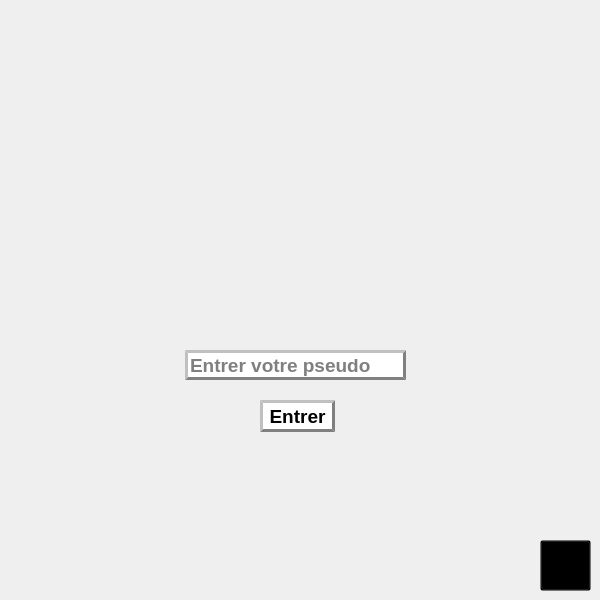
<?xml version="1.0" encoding="UTF-8"?>
<ui version="4.0">
 <class>ecran_acceuil</class>
 <widget class="QDialog" name="ecran_acceuil">
  <property name="geometry">
   <rect>
    <x>0</x>
    <y>0</y>
    <width>600</width>
    <height>600</height>
   </rect>
  </property>
  <property name="windowTitle">
   <string>Menu principal</string>
  </property>
  <property name="windowOpacity">
   <double>1.000000000000000</double>
  </property>
  <widget class="QPushButton" name="enter_button">
   <property name="geometry">
    <rect>
     <x>260</x>
     <y>400</y>
     <width>75</width>
     <height>32</height>
    </rect>
   </property>
   <property name="sizeIncrement">
    <size>
     <width>0</width>
     <height>0</height>
    </size>
   </property>
   <property name="font">
    <font>
     <pointsize>14</pointsize>
     <bold>true</bold>
    </font>
   </property>
   <property name="styleSheet">
    <string notr="true">border-style: outset;
     border-width: 3px;
     border-color: grey;
background-color: rgb(255, 255, 255);

</string>
   </property>
   <property name="text">
    <string>Entrer</string>
   </property>
  </widget>
  <widget class="QLineEdit" name="pseudo">
   <property name="enabled">
    <bool>true</bool>
   </property>
   <property name="geometry">
    <rect>
     <x>185</x>
     <y>350</y>
     <width>221</width>
     <height>30</height>
    </rect>
   </property>
   <property name="palette">
    <palette>
     <active>
      <colorrole role="WindowText">
       <brush brushstyle="SolidPattern">
        <color alpha="255">
         <red>0</red>
         <green>0</green>
         <blue>0</blue>
        </color>
       </brush>
      </colorrole>
      <colorrole role="Button">
       <brush brushstyle="SolidPattern">
        <color alpha="255">
         <red>223</red>
         <green>223</green>
         <blue>223</blue>
        </color>
       </brush>
      </colorrole>
      <colorrole role="Light">
       <brush brushstyle="SolidPattern">
        <color alpha="255">
         <red>255</red>
         <green>255</green>
         <blue>255</blue>
        </color>
       </brush>
      </colorrole>
      <colorrole role="Midlight">
       <brush brushstyle="SolidPattern">
        <color alpha="255">
         <red>227</red>
         <green>227</green>
         <blue>227</blue>
        </color>
       </brush>
      </colorrole>
      <colorrole role="Dark">
       <brush brushstyle="SolidPattern">
        <color alpha="255">
         <red>160</red>
         <green>160</green>
         <blue>160</blue>
        </color>
       </brush>
      </colorrole>
      <colorrole role="Mid">
       <brush brushstyle="SolidPattern">
        <color alpha="255">
         <red>160</red>
         <green>160</green>
         <blue>160</blue>
        </color>
       </brush>
      </colorrole>
      <colorrole role="Text">
       <brush brushstyle="SolidPattern">
        <color alpha="255">
         <red>0</red>
         <green>0</green>
         <blue>0</blue>
        </color>
       </brush>
      </colorrole>
      <colorrole role="BrightText">
       <brush brushstyle="SolidPattern">
        <color alpha="255">
         <red>255</red>
         <green>255</green>
         <blue>255</blue>
        </color>
       </brush>
      </colorrole>
      <colorrole role="ButtonText">
       <brush brushstyle="SolidPattern">
        <color alpha="255">
         <red>0</red>
         <green>0</green>
         <blue>0</blue>
        </color>
       </brush>
      </colorrole>
      <colorrole role="Base">
       <brush brushstyle="SolidPattern">
        <color alpha="255">
         <red>223</red>
         <green>223</green>
         <blue>223</blue>
        </color>
       </brush>
      </colorrole>
      <colorrole role="Window">
       <brush brushstyle="SolidPattern">
        <color alpha="255">
         <red>223</red>
         <green>223</green>
         <blue>223</blue>
        </color>
       </brush>
      </colorrole>
      <colorrole role="Shadow">
       <brush brushstyle="SolidPattern">
        <color alpha="255">
         <red>105</red>
         <green>105</green>
         <blue>105</blue>
        </color>
       </brush>
      </colorrole>
      <colorrole role="Highlight">
       <brush brushstyle="SolidPattern">
        <color alpha="255">
         <red>0</red>
         <green>120</green>
         <blue>215</blue>
        </color>
       </brush>
      </colorrole>
      <colorrole role="HighlightedText">
       <brush brushstyle="SolidPattern">
        <color alpha="255">
         <red>255</red>
         <green>255</green>
         <blue>255</blue>
        </color>
       </brush>
      </colorrole>
      <colorrole role="Link">
       <brush brushstyle="SolidPattern">
        <color alpha="255">
         <red>0</red>
         <green>0</green>
         <blue>255</blue>
        </color>
       </brush>
      </colorrole>
      <colorrole role="LinkVisited">
       <brush brushstyle="SolidPattern">
        <color alpha="255">
         <red>255</red>
         <green>0</green>
         <blue>255</blue>
        </color>
       </brush>
      </colorrole>
      <colorrole role="AlternateBase">
       <brush brushstyle="SolidPattern">
        <color alpha="255">
         <red>245</red>
         <green>245</green>
         <blue>245</blue>
        </color>
       </brush>
      </colorrole>
      <colorrole role="NoRole">
       <brush brushstyle="SolidPattern">
        <color alpha="255">
         <red>0</red>
         <green>0</green>
         <blue>0</blue>
        </color>
       </brush>
      </colorrole>
      <colorrole role="ToolTipBase">
       <brush brushstyle="SolidPattern">
        <color alpha="255">
         <red>255</red>
         <green>255</green>
         <blue>220</blue>
        </color>
       </brush>
      </colorrole>
      <colorrole role="ToolTipText">
       <brush brushstyle="SolidPattern">
        <color alpha="255">
         <red>0</red>
         <green>0</green>
         <blue>0</blue>
        </color>
       </brush>
      </colorrole>
      <colorrole role="PlaceholderText">
       <brush brushstyle="SolidPattern">
        <color alpha="128">
         <red>0</red>
         <green>0</green>
         <blue>0</blue>
        </color>
       </brush>
      </colorrole>
     </active>
     <inactive>
      <colorrole role="WindowText">
       <brush brushstyle="SolidPattern">
        <color alpha="255">
         <red>0</red>
         <green>0</green>
         <blue>0</blue>
        </color>
       </brush>
      </colorrole>
      <colorrole role="Button">
       <brush brushstyle="SolidPattern">
        <color alpha="255">
         <red>223</red>
         <green>223</green>
         <blue>223</blue>
        </color>
       </brush>
      </colorrole>
      <colorrole role="Light">
       <brush brushstyle="SolidPattern">
        <color alpha="255">
         <red>255</red>
         <green>255</green>
         <blue>255</blue>
        </color>
       </brush>
      </colorrole>
      <colorrole role="Midlight">
       <brush brushstyle="SolidPattern">
        <color alpha="255">
         <red>227</red>
         <green>227</green>
         <blue>227</blue>
        </color>
       </brush>
      </colorrole>
      <colorrole role="Dark">
       <brush brushstyle="SolidPattern">
        <color alpha="255">
         <red>160</red>
         <green>160</green>
         <blue>160</blue>
        </color>
       </brush>
      </colorrole>
      <colorrole role="Mid">
       <brush brushstyle="SolidPattern">
        <color alpha="255">
         <red>160</red>
         <green>160</green>
         <blue>160</blue>
        </color>
       </brush>
      </colorrole>
      <colorrole role="Text">
       <brush brushstyle="SolidPattern">
        <color alpha="255">
         <red>0</red>
         <green>0</green>
         <blue>0</blue>
        </color>
       </brush>
      </colorrole>
      <colorrole role="BrightText">
       <brush brushstyle="SolidPattern">
        <color alpha="255">
         <red>255</red>
         <green>255</green>
         <blue>255</blue>
        </color>
       </brush>
      </colorrole>
      <colorrole role="ButtonText">
       <brush brushstyle="SolidPattern">
        <color alpha="255">
         <red>0</red>
         <green>0</green>
         <blue>0</blue>
        </color>
       </brush>
      </colorrole>
      <colorrole role="Base">
       <brush brushstyle="SolidPattern">
        <color alpha="255">
         <red>223</red>
         <green>223</green>
         <blue>223</blue>
        </color>
       </brush>
      </colorrole>
      <colorrole role="Window">
       <brush brushstyle="SolidPattern">
        <color alpha="255">
         <red>223</red>
         <green>223</green>
         <blue>223</blue>
        </color>
       </brush>
      </colorrole>
      <colorrole role="Shadow">
       <brush brushstyle="SolidPattern">
        <color alpha="255">
         <red>105</red>
         <green>105</green>
         <blue>105</blue>
        </color>
       </brush>
      </colorrole>
      <colorrole role="Highlight">
       <brush brushstyle="SolidPattern">
        <color alpha="255">
         <red>240</red>
         <green>240</green>
         <blue>240</blue>
        </color>
       </brush>
      </colorrole>
      <colorrole role="HighlightedText">
       <brush brushstyle="SolidPattern">
        <color alpha="255">
         <red>0</red>
         <green>0</green>
         <blue>0</blue>
        </color>
       </brush>
      </colorrole>
      <colorrole role="Link">
       <brush brushstyle="SolidPattern">
        <color alpha="255">
         <red>0</red>
         <green>0</green>
         <blue>255</blue>
        </color>
       </brush>
      </colorrole>
      <colorrole role="LinkVisited">
       <brush brushstyle="SolidPattern">
        <color alpha="255">
         <red>255</red>
         <green>0</green>
         <blue>255</blue>
        </color>
       </brush>
      </colorrole>
      <colorrole role="AlternateBase">
       <brush brushstyle="SolidPattern">
        <color alpha="255">
         <red>245</red>
         <green>245</green>
         <blue>245</blue>
        </color>
       </brush>
      </colorrole>
      <colorrole role="NoRole">
       <brush brushstyle="NoBrush">
        <color alpha="255">
         <red>0</red>
         <green>0</green>
         <blue>0</blue>
        </color>
       </brush>
      </colorrole>
      <colorrole role="ToolTipBase">
       <brush brushstyle="SolidPattern">
        <color alpha="255">
         <red>255</red>
         <green>255</green>
         <blue>220</blue>
        </color>
       </brush>
      </colorrole>
      <colorrole role="ToolTipText">
       <brush brushstyle="SolidPattern">
        <color alpha="255">
         <red>0</red>
         <green>0</green>
         <blue>0</blue>
        </color>
       </brush>
      </colorrole>
      <colorrole role="PlaceholderText">
       <brush brushstyle="SolidPattern">
        <color alpha="128">
         <red>0</red>
         <green>0</green>
         <blue>0</blue>
        </color>
       </brush>
      </colorrole>
     </inactive>
     <disabled>
      <colorrole role="WindowText">
       <brush brushstyle="SolidPattern">
        <color alpha="255">
         <red>120</red>
         <green>120</green>
         <blue>120</blue>
        </color>
       </brush>
      </colorrole>
      <colorrole role="Button">
       <brush brushstyle="SolidPattern">
        <color alpha="255">
         <red>223</red>
         <green>223</green>
         <blue>223</blue>
        </color>
       </brush>
      </colorrole>
      <colorrole role="Light">
       <brush brushstyle="SolidPattern">
        <color alpha="255">
         <red>255</red>
         <green>255</green>
         <blue>255</blue>
        </color>
       </brush>
      </colorrole>
      <colorrole role="Midlight">
       <brush brushstyle="SolidPattern">
        <color alpha="255">
         <red>247</red>
         <green>247</green>
         <blue>247</blue>
        </color>
       </brush>
      </colorrole>
      <colorrole role="Dark">
       <brush brushstyle="SolidPattern">
        <color alpha="255">
         <red>160</red>
         <green>160</green>
         <blue>160</blue>
        </color>
       </brush>
      </colorrole>
      <colorrole role="Mid">
       <brush brushstyle="SolidPattern">
        <color alpha="255">
         <red>160</red>
         <green>160</green>
         <blue>160</blue>
        </color>
       </brush>
      </colorrole>
      <colorrole role="Text">
       <brush brushstyle="SolidPattern">
        <color alpha="255">
         <red>120</red>
         <green>120</green>
         <blue>120</blue>
        </color>
       </brush>
      </colorrole>
      <colorrole role="BrightText">
       <brush brushstyle="SolidPattern">
        <color alpha="255">
         <red>255</red>
         <green>255</green>
         <blue>255</blue>
        </color>
       </brush>
      </colorrole>
      <colorrole role="ButtonText">
       <brush brushstyle="SolidPattern">
        <color alpha="255">
         <red>120</red>
         <green>120</green>
         <blue>120</blue>
        </color>
       </brush>
      </colorrole>
      <colorrole role="Base">
       <brush brushstyle="SolidPattern">
        <color alpha="255">
         <red>223</red>
         <green>223</green>
         <blue>223</blue>
        </color>
       </brush>
      </colorrole>
      <colorrole role="Window">
       <brush brushstyle="SolidPattern">
        <color alpha="255">
         <red>223</red>
         <green>223</green>
         <blue>223</blue>
        </color>
       </brush>
      </colorrole>
      <colorrole role="Shadow">
       <brush brushstyle="SolidPattern">
        <color alpha="255">
         <red>0</red>
         <green>0</green>
         <blue>0</blue>
        </color>
       </brush>
      </colorrole>
      <colorrole role="Highlight">
       <brush brushstyle="SolidPattern">
        <color alpha="255">
         <red>0</red>
         <green>120</green>
         <blue>215</blue>
        </color>
       </brush>
      </colorrole>
      <colorrole role="HighlightedText">
       <brush brushstyle="SolidPattern">
        <color alpha="255">
         <red>255</red>
         <green>255</green>
         <blue>255</blue>
        </color>
       </brush>
      </colorrole>
      <colorrole role="Link">
       <brush brushstyle="SolidPattern">
        <color alpha="255">
         <red>0</red>
         <green>0</green>
         <blue>255</blue>
        </color>
       </brush>
      </colorrole>
      <colorrole role="LinkVisited">
       <brush brushstyle="SolidPattern">
        <color alpha="255">
         <red>255</red>
         <green>0</green>
         <blue>255</blue>
        </color>
       </brush>
      </colorrole>
      <colorrole role="AlternateBase">
       <brush brushstyle="SolidPattern">
        <color alpha="255">
         <red>245</red>
         <green>245</green>
         <blue>245</blue>
        </color>
       </brush>
      </colorrole>
      <colorrole role="NoRole">
       <brush brushstyle="NoBrush">
        <color alpha="255">
         <red>0</red>
         <green>0</green>
         <blue>0</blue>
        </color>
       </brush>
      </colorrole>
      <colorrole role="ToolTipBase">
       <brush brushstyle="SolidPattern">
        <color alpha="255">
         <red>255</red>
         <green>255</green>
         <blue>220</blue>
        </color>
       </brush>
      </colorrole>
      <colorrole role="ToolTipText">
       <brush brushstyle="SolidPattern">
        <color alpha="255">
         <red>0</red>
         <green>0</green>
         <blue>0</blue>
        </color>
       </brush>
      </colorrole>
      <colorrole role="PlaceholderText">
       <brush brushstyle="SolidPattern">
        <color alpha="128">
         <red>0</red>
         <green>0</green>
         <blue>0</blue>
        </color>
       </brush>
      </colorrole>
     </disabled>
    </palette>
   </property>
   <property name="font">
    <font>
     <pointsize>14</pointsize>
     <bold>true</bold>
    </font>
   </property>
   <property name="cursor">
    <cursorShape>OpenHandCursor</cursorShape>
   </property>
   <property name="contextMenuPolicy">
    <enum>Qt::DefaultContextMenu</enum>
   </property>
   <property name="styleSheet">
    <string notr="true">border-style: outset;
     border-width: 3px;
     border-color: grey;</string>
   </property>
   <property name="inputMask">
    <string/>
   </property>
   <property name="maxLength">
    <number>32769</number>
   </property>
   <property name="echoMode">
    <enum>QLineEdit::Normal</enum>
   </property>
   <property name="placeholderText">
    <string>Entrer votre pseudo</string>
   </property>
   <property name="cursorMoveStyle">
    <enum>Qt::VisualMoveStyle</enum>
   </property>
   <property name="clearButtonEnabled">
    <bool>true</bool>
   </property>
  </widget>
  <widget class="QLabel" name="label">
   <property name="enabled">
    <bool>true</bool>
   </property>
   <property name="geometry">
    <rect>
     <x>45</x>
     <y>20</y>
     <width>511</width>
     <height>241</height>
    </rect>
   </property>
   <property name="frameShape">
    <enum>QFrame::Panel</enum>
   </property>
   <property name="frameShadow">
    <enum>QFrame::Plain</enum>
   </property>
   <property name="lineWidth">
    <number>0</number>
   </property>
   <property name="textFormat">
    <enum>Qt::PlainText</enum>
   </property>
   <property name="pixmap">
    <pixmap resource="mice.qrc">:/images/Duck_Hunt_Logo.png</pixmap>
   </property>
   <property name="scaledContents">
    <bool>true</bool>
   </property>
   <property name="openExternalLinks">
    <bool>true</bool>
   </property>
  </widget>
  <widget class="QLabel" name="label_2">
   <property name="geometry">
    <rect>
     <x>-380</x>
     <y>-20</y>
     <width>1041</width>
     <height>631</height>
    </rect>
   </property>
   <property name="frameShape">
    <enum>QFrame::Panel</enum>
   </property>
   <property name="frameShadow">
    <enum>QFrame::Sunken</enum>
   </property>
   <property name="pixmap">
    <pixmap resource="mice.qrc">:/images/stage_grand.png</pixmap>
   </property>
   <property name="scaledContents">
    <bool>false</bool>
   </property>
   <property name="openExternalLinks">
    <bool>true</bool>
   </property>
  </widget>
  <widget class="QPushButton" name="setting">
   <property name="geometry">
    <rect>
     <x>540</x>
     <y>540</y>
     <width>51</width>
     <height>51</height>
    </rect>
   </property>
   <property name="styleSheet">
    <string notr="true">background-color: transparent;
image: url(:/images/settings.png);</string>
   </property>
   <property name="text">
    <string/>
   </property>
  </widget>
  <zorder>label_2</zorder>
  <zorder>enter_button</zorder>
  <zorder>pseudo</zorder>
  <zorder>label</zorder>
  <zorder>setting</zorder>
 </widget>
 <resources>
  <include location="mice.qrc"/>
 </resources>
 <connections/>
</ui>
